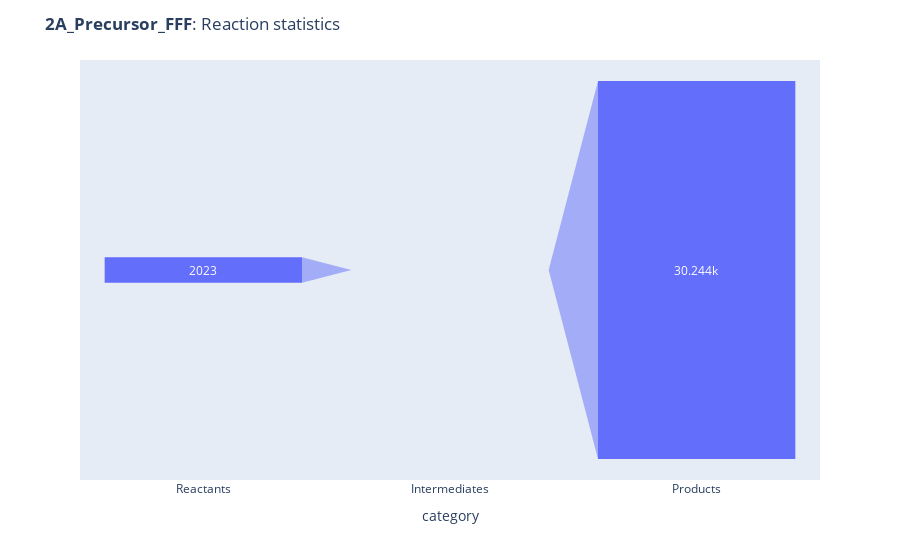

Source (notebook cell):
### Markdown cell above
## Elab statistics

### Code cell
animal.plot_reaction_funnel(logo=False)

### Figure 1 — Plotly figure (JSON) as saved in the notebook; plotly's stock layout.template omitted (floating-point values rounded to 4 significant figures)
{"data": [{"hovertemplate": "category=%{x}<br>number=%{y}<extra></extra>", "legendgroup": "", "marker": {"color": "#636efa"}, "name": "", "orientation": "v", "showlegend": false, "type": "funnel", "x": ["Reactants", "Intermediates", "Products"], "xaxis": "x", "y": [2023, 0, 30244], "yaxis": "y"}], "layout": {"legend": {"tracegroupgap": 0}, "margin": {"t": 60}, "title": {"automargin": false, "text": "<b>2A_Precursor_FFF</b>: Reaction statistics", "yref": "container"}, "xaxis": {"anchor": "y", "domain": [0, 1], "title": {"text": "category"}}, "yaxis": {"anchor": "x", "domain": [0, 1], "title": {"text": "number"}}}}
